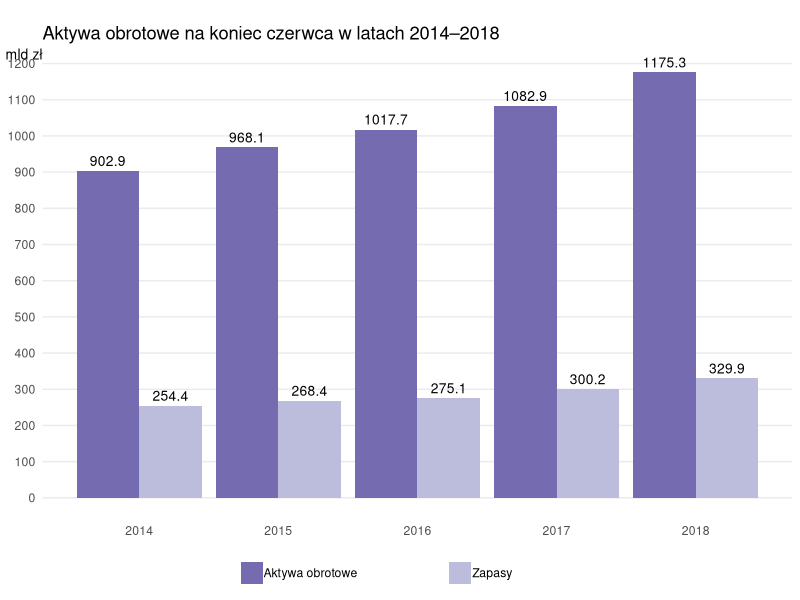

Recreate this plot in R.
## ---- chunk 1
knitr::opts_chunk$set(echo = TRUE)
library(ggplot2)
require(grid)
## ---- chunk 2
df <- data.frame(aktywa=rep(c("Aktywa obrotowe", "Zapasy"), each=5),
                rok=rep(seq(2014,2018),2),
                wartosc=c(902.9, 968.1, 1017.7, 1082.9, 1175.3, 254.4, 268.4, 275.1, 300.2, 329.9))
df
## ---- chunk 3
ggplot(data=df, aes(x=rok, y=wartosc, fill=aktywa)) +
  geom_bar(stat="identity", position=position_dodge())+
  geom_text(aes(label=wartosc), vjust=-0.5,
            position = position_dodge(0.9), size=3.5)+
  scale_fill_manual("legend", values = c("Aktywa obrotowe" = "#756bb1", "Zapasy" = "#bcbddc"))+
  scale_y_continuous(breaks = seq(0, 1200, 100)) +
  theme_minimal() +
  theme(legend.position="bottom", axis.title = element_blank(),
        legend.title = element_blank(),
        legend.text = element_text(
          margin = margin(r = 60, unit = "pt")),
        panel.grid.minor.x = element_blank(),
        panel.grid.major.x = element_blank(),
        panel.grid.minor.y = element_blank())+
  labs(tag="")+
  ggtitle("Aktywa obrotowe na koniec czerwca w latach 2014–2018")
grid.text("mld zł", x=unit(0.03,"npc"),y=unit(0.91,"npc"),gp = gpar(fontsize = 10))
